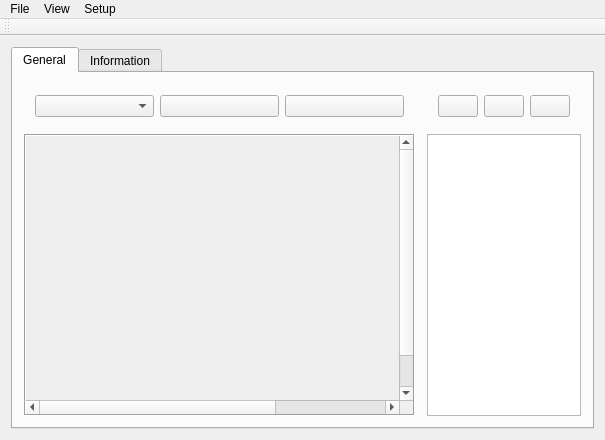
<?xml version="1.0" encoding="UTF-8"?>
<ui version="4.0">
 <class>qt_testClass</class>
 <widget class="QMainWindow" name="qt_testClass">
  <property name="geometry">
   <rect>
    <x>0</x>
    <y>0</y>
    <width>605</width>
    <height>440</height>
   </rect>
  </property>
  <property name="windowTitle">
   <string>Object detection</string>
  </property>
  <property name="windowIcon">
   <iconset resource="qt_test.qrc">
    <normaloff>:/qt_test/GeneratedFiles/icon.bmp</normaloff>:/qt_test/GeneratedFiles/icon.bmp</iconset>
  </property>
  <property name="toolTip">
   <string>Delete single item</string>
  </property>
  <widget class="QWidget" name="centralWidget">
   <layout class="QHBoxLayout" name="horizontalLayout_2">
    <item>
     <widget class="QTabWidget" name="tabWidget">
      <property name="currentIndex">
       <number>0</number>
      </property>
      <widget class="QWidget" name="tab">
       <property name="sizePolicy">
        <sizepolicy hsizetype="Preferred" vsizetype="Preferred">
         <horstretch>0</horstretch>
         <verstretch>0</verstretch>
        </sizepolicy>
       </property>
       <property name="layoutDirection">
        <enum>Qt::LeftToRight</enum>
       </property>
       <property name="autoFillBackground">
        <bool>false</bool>
       </property>
       <attribute name="title">
        <string>General</string>
       </attribute>
       <layout class="QGridLayout" name="gridLayout">
        <item row="0" column="0">
         <widget class="QWidget" name="widget" native="true">
          <property name="sizePolicy">
           <sizepolicy hsizetype="Preferred" vsizetype="Preferred">
            <horstretch>0</horstretch>
            <verstretch>0</verstretch>
           </sizepolicy>
          </property>
          <layout class="QHBoxLayout" name="horizontalLayout">
           <item>
            <widget class="QComboBox" name="lstClasses"/>
           </item>
           <item>
            <widget class="QPushButton" name="btnAddPositive">
             <property name="sizePolicy">
              <sizepolicy hsizetype="Minimum" vsizetype="Minimum">
               <horstretch>0</horstretch>
               <verstretch>0</verstretch>
              </sizepolicy>
             </property>
             <property name="toolTip">
              <string>Add positive example</string>
             </property>
             <property name="text">
              <string/>
             </property>
             <property name="icon">
              <iconset resource="qt_test.qrc">
               <normaloff>:/qt_test/GeneratedFiles/plus.png</normaloff>:/qt_test/GeneratedFiles/plus.png</iconset>
             </property>
            </widget>
           </item>
           <item>
            <widget class="QPushButton" name="btnAddNegative">
             <property name="toolTip">
              <string>Add negative example</string>
             </property>
             <property name="text">
              <string/>
             </property>
             <property name="icon">
              <iconset resource="qt_test.qrc">
               <normaloff>:/qt_test/GeneratedFiles/minus.png</normaloff>:/qt_test/GeneratedFiles/minus.png</iconset>
             </property>
            </widget>
           </item>
          </layout>
         </widget>
        </item>
        <item row="1" column="1">
         <widget class="MouseLabel" name="lblInput">
          <property name="sizePolicy">
           <sizepolicy hsizetype="Ignored" vsizetype="Ignored">
            <horstretch>0</horstretch>
            <verstretch>0</verstretch>
           </sizepolicy>
          </property>
          <property name="text">
           <string/>
          </property>
          <property name="scaledContents">
           <bool>true</bool>
          </property>
         </widget>
        </item>
        <item row="1" column="0">
         <widget class="QScrollArea" name="scrollAreaInput">
          <property name="mouseTracking">
           <bool>true</bool>
          </property>
          <property name="frameShape">
           <enum>QFrame::Box</enum>
          </property>
          <property name="sizeAdjustPolicy">
           <enum>QAbstractScrollArea::AdjustToContents</enum>
          </property>
          <widget class="QWidget" name="scrollAreaWidgetContents_2">
           <property name="enabled">
            <bool>true</bool>
           </property>
           <property name="geometry">
            <rect>
             <x>0</x>
             <y>0</y>
             <width>547</width>
             <height>303</height>
            </rect>
           </property>
          </widget>
         </widget>
        </item>
        <item row="1" column="2">
         <widget class="QTreeWidget" name="treeResults">
          <property name="contextMenuPolicy">
           <enum>Qt::ActionsContextMenu</enum>
          </property>
          <property name="uniformRowHeights">
           <bool>true</bool>
          </property>
          <property name="headerHidden">
           <bool>true</bool>
          </property>
          <column>
           <property name="text">
            <string notr="true">1</string>
           </property>
          </column>
         </widget>
        </item>
        <item row="0" column="2">
         <widget class="QWidget" name="widget_2" native="true">
          <layout class="QHBoxLayout" name="horizontalLayout_3">
           <item>
            <widget class="QPushButton" name="btnRefresh">
             <property name="toolTip">
              <string>Reload all</string>
             </property>
             <property name="text">
              <string/>
             </property>
             <property name="icon">
              <iconset resource="qt_test.qrc">
               <normaloff>:/qt_test/GeneratedFiles/refresh.png</normaloff>:/qt_test/GeneratedFiles/refresh.png</iconset>
             </property>
            </widget>
           </item>
           <item>
            <widget class="QPushButton" name="btnRemove">
             <property name="text">
              <string/>
             </property>
             <property name="icon">
              <iconset resource="qt_test.qrc">
               <normaloff>:/qt_test/GeneratedFiles/delete.png</normaloff>:/qt_test/GeneratedFiles/delete.png</iconset>
             </property>
             <property name="shortcut">
              <string>Ctrl+D</string>
             </property>
            </widget>
           </item>
           <item>
            <widget class="QPushButton" name="btnDropAllResults">
             <property name="toolTip">
              <string>Delete all results</string>
             </property>
             <property name="text">
              <string/>
             </property>
             <property name="icon">
              <iconset resource="qt_test.qrc">
               <normaloff>:/qt_test/GeneratedFiles/bin.png</normaloff>:/qt_test/GeneratedFiles/bin.png</iconset>
             </property>
            </widget>
           </item>
          </layout>
         </widget>
        </item>
       </layout>
      </widget>
      <widget class="QWidget" name="tab_2">
       <attribute name="title">
        <string>Information</string>
       </attribute>
       <widget class="QPlainTextEdit" name="plainTextEdit_Console">
        <property name="geometry">
         <rect>
          <x>9</x>
          <y>9</y>
          <width>256</width>
          <height>192</height>
         </rect>
        </property>
       </widget>
       <widget class="QLineEdit" name="lineEditSquire">
        <property name="geometry">
         <rect>
          <x>360</x>
          <y>30</y>
          <width>113</width>
          <height>20</height>
         </rect>
        </property>
        <property name="text">
         <string>11</string>
        </property>
       </widget>
       <widget class="QLineEdit" name="lineEditThreshold">
        <property name="geometry">
         <rect>
          <x>360</x>
          <y>70</y>
          <width>113</width>
          <height>20</height>
         </rect>
        </property>
        <property name="text">
         <string>50</string>
        </property>
       </widget>
       <widget class="QLabel" name="label">
        <property name="geometry">
         <rect>
          <x>300</x>
          <y>30</y>
          <width>47</width>
          <height>13</height>
         </rect>
        </property>
        <property name="text">
         <string>Squire</string>
        </property>
       </widget>
       <widget class="QLabel" name="label_2">
        <property name="geometry">
         <rect>
          <x>300</x>
          <y>70</y>
          <width>47</width>
          <height>13</height>
         </rect>
        </property>
        <property name="text">
         <string>Threshold</string>
        </property>
       </widget>
      </widget>
     </widget>
    </item>
   </layout>
  </widget>
  <widget class="QMenuBar" name="menuBar">
   <property name="geometry">
    <rect>
     <x>0</x>
     <y>0</y>
     <width>605</width>
     <height>21</height>
    </rect>
   </property>
   <widget class="QMenu" name="menuFile">
    <property name="title">
     <string>File</string>
    </property>
    <addaction name="actionOpen"/>
    <addaction name="actionDetect"/>
    <addaction name="actionBatch_detect"/>
    <addaction name="actionBatch_detect_several_param"/>
    <addaction name="separator"/>
    <addaction name="actionAdd_positive"/>
    <addaction name="actionAdd_negative"/>
    <addaction name="actionRemove"/>
    <addaction name="actionDrop_All_results"/>
    <addaction name="separator"/>
    <addaction name="actionExport_detection_time"/>
    <addaction name="actionLoad_rectangles"/>
   </widget>
   <widget class="QMenu" name="menuSetup">
    <property name="title">
     <string>Setup</string>
    </property>
    <addaction name="actionLoad_config_file"/>
    <addaction name="actionTrain"/>
    <addaction name="actionLoad_test_images"/>
    <addaction name="actionSave_rectangles"/>
   </widget>
   <widget class="QMenu" name="menuView">
    <property name="title">
     <string>View</string>
    </property>
    <addaction name="actionZoom_in_2"/>
    <addaction name="actionZoom_out_2"/>
    <addaction name="actionRefresh"/>
    <addaction name="separator"/>
    <addaction name="actionExpand_all"/>
   </widget>
   <addaction name="menuFile"/>
   <addaction name="menuView"/>
   <addaction name="menuSetup"/>
  </widget>
  <widget class="QToolBar" name="mainToolBar">
   <attribute name="toolBarArea">
    <enum>TopToolBarArea</enum>
   </attribute>
   <attribute name="toolBarBreak">
    <bool>false</bool>
   </attribute>
  </widget>
  <action name="actionOpen">
   <property name="icon">
    <iconset resource="qt_test.qrc">
     <normaloff>:/qt_test/GeneratedFiles/open.png</normaloff>:/qt_test/GeneratedFiles/open.png</iconset>
   </property>
   <property name="text">
    <string>Open</string>
   </property>
   <property name="shortcut">
    <string>Ctrl+O</string>
   </property>
  </action>
  <action name="actionTrain">
   <property name="enabled">
    <bool>false</bool>
   </property>
   <property name="text">
    <string>Train</string>
   </property>
  </action>
  <action name="actionLoad_config_file">
   <property name="text">
    <string>Load config file</string>
   </property>
   <property name="shortcut">
    <string>Ctrl+Q</string>
   </property>
  </action>
  <action name="actionDetect">
   <property name="enabled">
    <bool>false</bool>
   </property>
   <property name="text">
    <string>Detect</string>
   </property>
   <property name="shortcut">
    <string>Ctrl+D</string>
   </property>
  </action>
  <action name="actionBatch_detect">
   <property name="enabled">
    <bool>false</bool>
   </property>
   <property name="text">
    <string>Batch detect</string>
   </property>
   <property name="shortcut">
    <string>Ctrl+B</string>
   </property>
  </action>
  <action name="actionZoom_in_2">
   <property name="text">
    <string>Zoom in</string>
   </property>
   <property name="shortcut">
    <string>Ctrl++</string>
   </property>
  </action>
  <action name="actionZoom_out_2">
   <property name="text">
    <string>Zoom out</string>
   </property>
   <property name="shortcut">
    <string>Ctrl+-</string>
   </property>
  </action>
  <action name="actionLoad_test_images">
   <property name="enabled">
    <bool>false</bool>
   </property>
   <property name="text">
    <string>Load test images</string>
   </property>
  </action>
  <action name="actionRefresh">
   <property name="icon">
    <iconset resource="qt_test.qrc">
     <normaloff>:/qt_test/GeneratedFiles/refresh.png</normaloff>:/qt_test/GeneratedFiles/refresh.png</iconset>
   </property>
   <property name="text">
    <string>Refresh</string>
   </property>
  </action>
  <action name="actionAdd_positive">
   <property name="icon">
    <iconset resource="qt_test.qrc">
     <normaloff>:/qt_test/GeneratedFiles/plus.png</normaloff>:/qt_test/GeneratedFiles/plus.png</iconset>
   </property>
   <property name="text">
    <string>Add positive</string>
   </property>
  </action>
  <action name="actionAdd_negative">
   <property name="icon">
    <iconset resource="qt_test.qrc">
     <normaloff>:/qt_test/GeneratedFiles/minus.png</normaloff>:/qt_test/GeneratedFiles/minus.png</iconset>
   </property>
   <property name="text">
    <string>Add negative</string>
   </property>
   <property name="shortcut">
    <string>Alt+N</string>
   </property>
  </action>
  <action name="actionRemove">
   <property name="icon">
    <iconset resource="qt_test.qrc">
     <normaloff>:/qt_test/GeneratedFiles/delete.png</normaloff>:/qt_test/GeneratedFiles/delete.png</iconset>
   </property>
   <property name="text">
    <string>Remove</string>
   </property>
  </action>
  <action name="actionDrop_All_results">
   <property name="icon">
    <iconset resource="qt_test.qrc">
     <normaloff>:/qt_test/GeneratedFiles/bin.png</normaloff>:/qt_test/GeneratedFiles/bin.png</iconset>
   </property>
   <property name="text">
    <string>Drop All results</string>
   </property>
  </action>
  <action name="actionSave_rectangles">
   <property name="enabled">
    <bool>false</bool>
   </property>
   <property name="text">
    <string>Save rectangles</string>
   </property>
  </action>
  <action name="actionSave_results">
   <property name="text">
    <string>Save results</string>
   </property>
  </action>
  <action name="actionExport_detection_time">
   <property name="text">
    <string>Export detection time</string>
   </property>
  </action>
  <action name="actionBatch_detect_several_param">
   <property name="text">
    <string>Batch detect several param</string>
   </property>
  </action>
  <action name="actionLoad_rectangles">
   <property name="text">
    <string>Load rectangles</string>
   </property>
  </action>
  <action name="actionExpand_all">
   <property name="text">
    <string>Expand all</string>
   </property>
  </action>
 </widget>
 <layoutdefault spacing="6" margin="11"/>
 <customwidgets>
  <customwidget>
   <class>MouseLabel</class>
   <extends>QLabel</extends>
   <header location="global">mouselabel.h</header>
  </customwidget>
 </customwidgets>
 <resources>
  <include location="qt_test.qrc"/>
 </resources>
 <connections>
  <connection>
   <sender>actionAdd_positive</sender>
   <signal>triggered()</signal>
   <receiver>btnAddPositive</receiver>
   <slot>click()</slot>
   <hints>
    <hint type="sourcelabel">
     <x>-1</x>
     <y>-1</y>
    </hint>
    <hint type="destinationlabel">
     <x>210</x>
     <y>93</y>
    </hint>
   </hints>
  </connection>
  <connection>
   <sender>actionAdd_negative</sender>
   <signal>triggered()</signal>
   <receiver>btnAddNegative</receiver>
   <slot>click()</slot>
   <hints>
    <hint type="sourcelabel">
     <x>-1</x>
     <y>-1</y>
    </hint>
    <hint type="destinationlabel">
     <x>333</x>
     <y>93</y>
    </hint>
   </hints>
  </connection>
  <connection>
   <sender>actionDrop_All_results</sender>
   <signal>triggered()</signal>
   <receiver>btnDropAllResults</receiver>
   <slot>click()</slot>
   <hints>
    <hint type="sourcelabel">
     <x>-1</x>
     <y>-1</y>
    </hint>
    <hint type="destinationlabel">
     <x>550</x>
     <y>93</y>
    </hint>
   </hints>
  </connection>
  <connection>
   <sender>actionRemove</sender>
   <signal>triggered()</signal>
   <receiver>btnRemove</receiver>
   <slot>click()</slot>
   <hints>
    <hint type="sourcelabel">
     <x>-1</x>
     <y>-1</y>
    </hint>
    <hint type="destinationlabel">
     <x>497</x>
     <y>93</y>
    </hint>
   </hints>
  </connection>
  <connection>
   <sender>actionRefresh</sender>
   <signal>triggered()</signal>
   <receiver>btnRefresh</receiver>
   <slot>click()</slot>
   <hints>
    <hint type="sourcelabel">
     <x>-1</x>
     <y>-1</y>
    </hint>
    <hint type="destinationlabel">
     <x>445</x>
     <y>93</y>
    </hint>
   </hints>
  </connection>
 </connections>
</ui>
